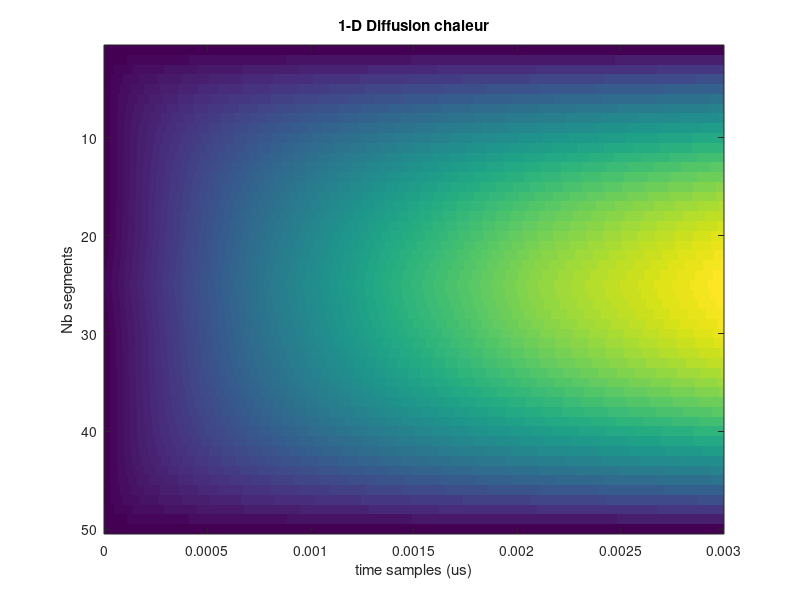

This chart was generated by the following MATLAB code:
clear all
clc

%Appel fichier
load('resultats.txt'); 

%Affichage resultat
size(resultats)
t=0:1e-6:1e-6*(size(resultats,2)-1);
t(1)
t(end)
size(t)
x=1:size(resultats,1);
figure(1)
imagesc(t,x,resultats(:,2:end))
title('1-D Diffusion chaleur');
xlabel('time samples (us)');
ylabel('Nb segments');
